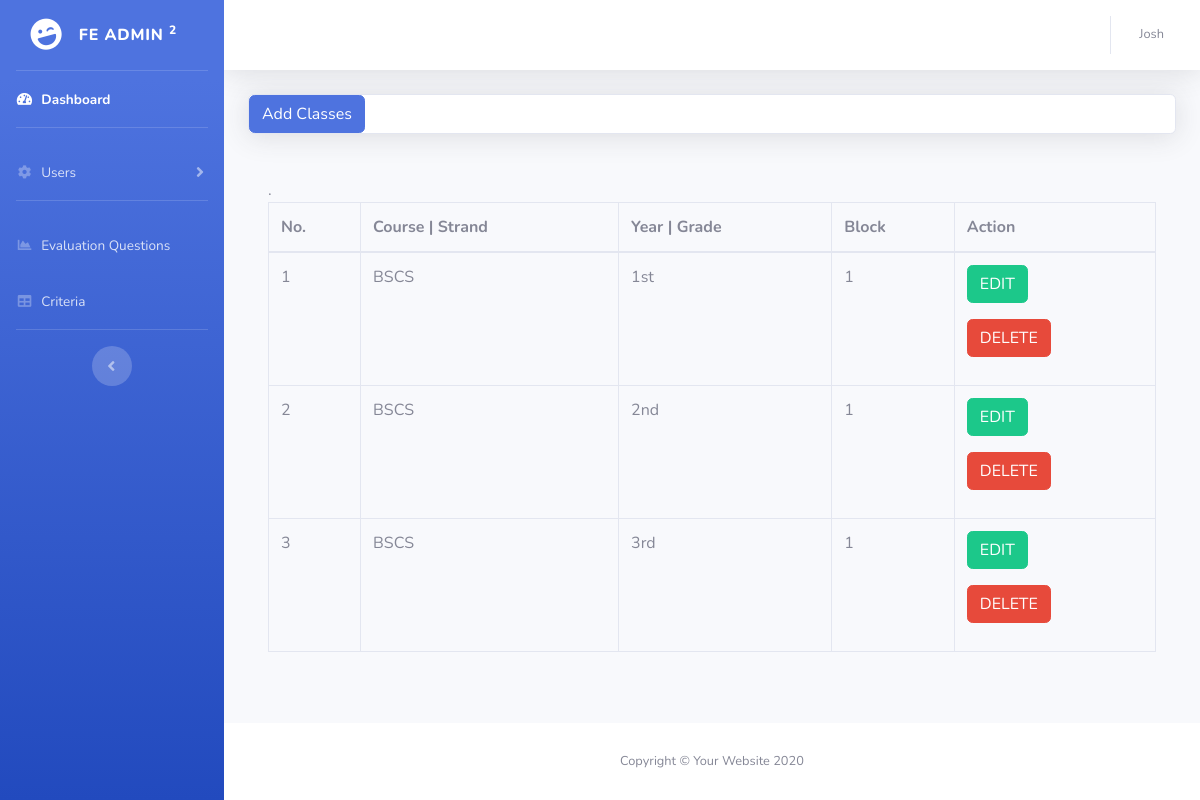
The page /admin/classes.php (signed in) on the database its author committed.
### tables this page shows
CREATE TABLE `classes_list` (
  `id` int(11) NOT NULL,
  `course` varchar(100) NOT NULL,
  `year` varchar(100) NOT NULL,
  `block` varchar(100) NOT NULL,
  `date` datetime NOT NULL DEFAULT CURRENT_TIMESTAMP
);

### admin/classes.php (the view, shortened to what this page needs)
<?php
include('includes/header.php');
include('includes/sidebar.php');
include('includes/topbar.php')
?>
<div class="container-fluid">
 <div class="card shadow mb-4">
<h6 class="m-0 font-weight-bold text-primary"><button type="button" class="btn btn-primary" data-toggle="modal" data-target="#exampleModal">
  Add Classes
</button>
</h6>
</div>
<div class="card-body">
  .
  <div class="table-responsive">
    <?php
        include('includes/conn.php');
        $qry = mysqli_query($conn, "SELECT * FROM classes_list ");
    ?>
      <table class="table table-bordered" id="dataTable" width="100%" cellspacing="0">
        <thead>
          <tr>
            <th>No.</th>
            <th>Course | Strand</th>
            <th>Year | Grade</th>
            <th>Block</th>
            <th>Action</th>
          </tr>
        </thead>
        <tbody>
    <?php
        $i =1;
      if(mysqli_num_rows($qry) > 0){
        while($row= mysqli_fetch_assoc($qry))
        {
       ?>
          <tr>
            <td><?php echo $i;  $i++; ?></td>
            <td><?php echo $row['course']; ?></td>
            <td><?php echo $row['year']; ?></td>
            <td><?php echo $row['block']; ?></td>
            <td>
              <div class="form-group">
                <form action="edit_class.php" method="POST";>
              <button type="submit" name="edit_class" data-toggle="modal" data-target="#editModal" class="btn btn-success">EDIT</button>
              </form>
              </div>
              <div class="form-group">
                <form action="save_classes.php" method="POST";>
              <button type="submit" name="delete" class="btn btn-danger">DELETE</button>
              </form>
              </div>
            </td>
          </tr>
       <?php
        }
      }else{
        echo "Record Not Found";
      }
      ?>
        </tbody>
      </table>
    </div>
  </div>
  </div
<?php
include('includes/scripts.php');
include('includes/footer.php');
?>

### rows shown on the page
classes_list: course "BSCS", year "1st", block "1"
classes_list: course "BSCS", year "2nd", block "1"
classes_list: course "BSCS", year "3rd", block "1"

### other values the page prints
$_SESSION['username'] "Josh"
